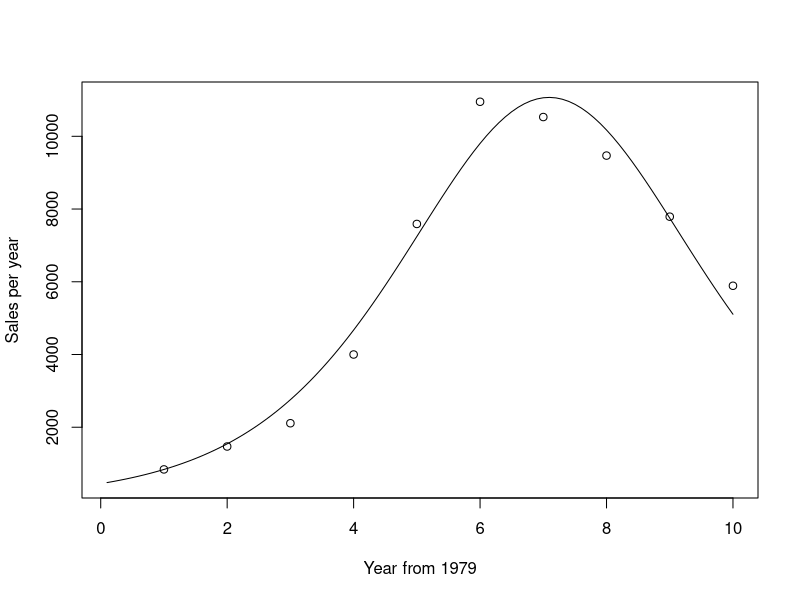
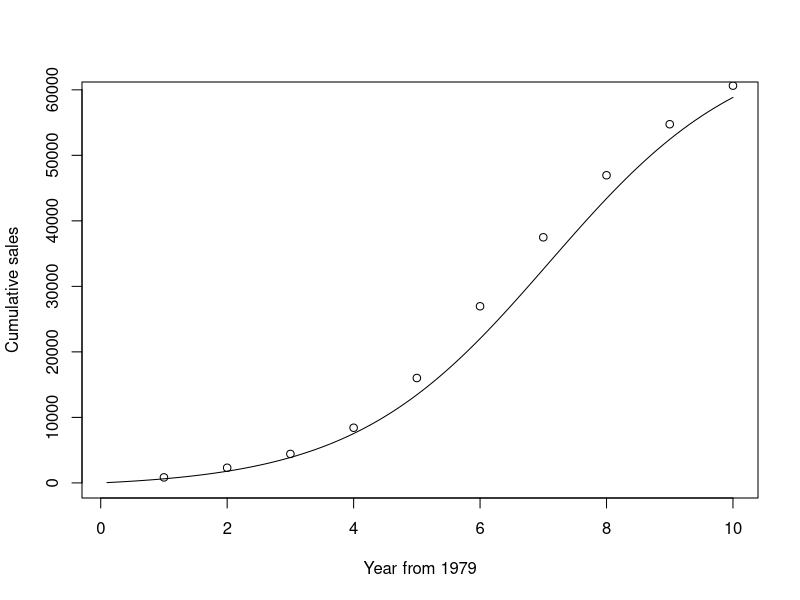
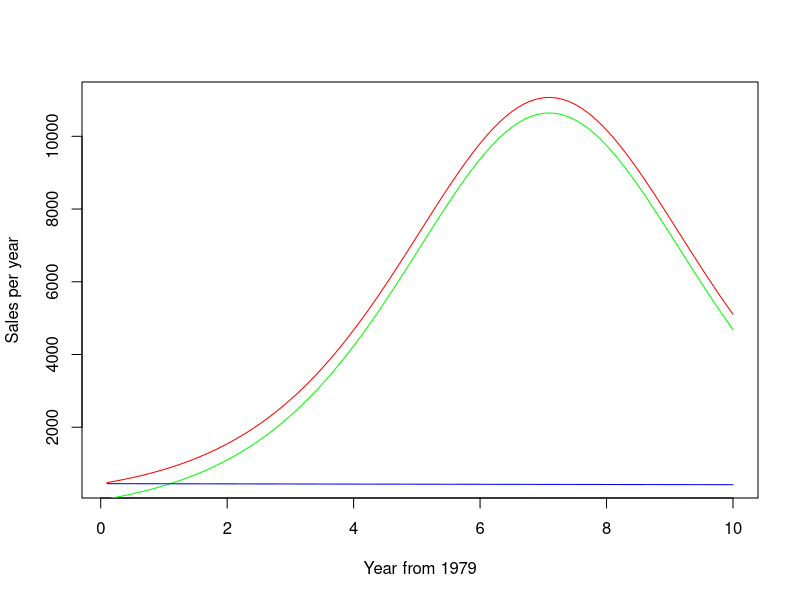
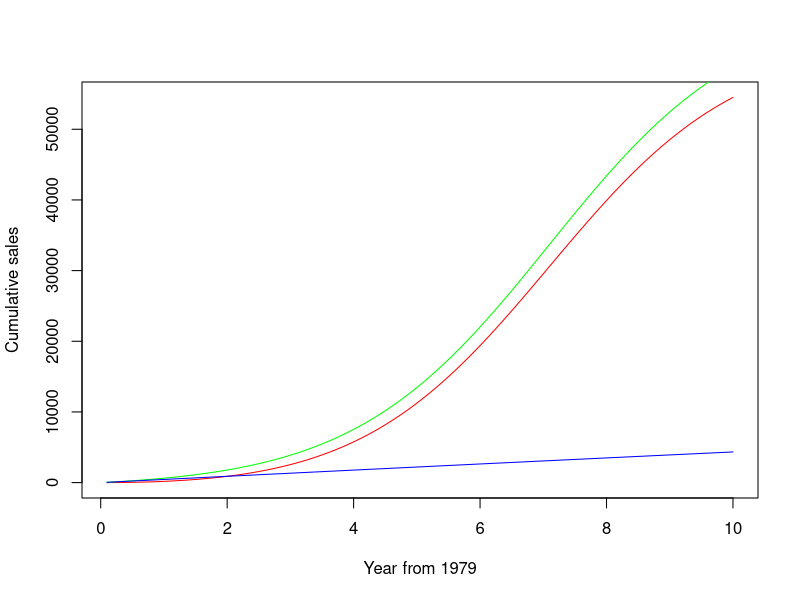

Source code (R) for these figures, in order:
# basss diffusion model
# chengjun, 20120424@canberra

# refer to http://en.wikipedia.org/wiki/Bass_diffusion_model
# and http://book.douban.com/subject/4175572/discussion/45634092/

# BASS Diffusion Model
# three parameters: 
# the total number of people who eventually buy the product, m; 
# the coefficient of innovation, p; 
# and the coefficient of imitation, q


# example
T79 <- 1:10
Tdelt <- (1:100) / 10
Sales <- c(840,1470,2110,4000, 7590, 10950, 10530, 9470, 7790, 5890)
Cusales <- cumsum(Sales)
Bass.nls <- nls(Sales ~ M * ( ((P+Q)^2 / P) * exp(-(P+Q) * T79) ) /(1+(Q/P)*exp(-(P+Q)*T79))^2, 
                start = list(M=60630, P=0.03, Q=0.38))
summary(Bass.nls)

# get coefficient
Bcoef <- coef(Bass.nls)
m <- Bcoef[1]
p <- Bcoef[2]
q <- Bcoef[3]
# setting the starting value for M to the recorded total sales.
ngete <- exp(-(p+q) * Tdelt)

# plot pdf
Bpdf <- m * ( (p+q)^2 / p ) * ngete / (1 + (q/p) * ngete)^2
plot(Tdelt, Bpdf, xlab = "Year from 1979",ylab = "Sales per year", type='l')
points(T79, Sales)

# plot cdf
Bcdf <- m * (1 - ngete)/(1 + (q/p)*ngete)
plot(Tdelt, Bcdf, xlab = "Year from 1979",ylab = "Cumulative sales", type='l')
points(T79, Cusales)

# when q=0, only Innovator without immitators.
Ipdf<- m * ( (p+0)^2 / p ) * exp(-(p+0) * Tdelt) / (1 + (0/p) * exp(-(p+0) * Tdelt))^2
# plot(Tdelt, Ipdf, xlab = "Year from 1979",ylab = "Isales per year", type='l')
Impdf<-Bpdf-Ipdf
plot(Tdelt, Bpdf, xlab = "Year from 1979",ylab = "Sales per year", type='l', col="red")
lines(Tdelt,Impdf,col="green")
lines(Tdelt,Ipdf,col="blue")

# when q=0, only Innovator without immitators.
Icdf<-m * (1 - exp(-(p+0) * Tdelt))/(1 + (0/p)*exp(-(p+0) * Tdelt))
# plot(Tdelt, Icdf, xlab = "Year from 1979",ylab = "ICumulative sales", type='l')
Imcdf<-m * (1 - ngete)/(1 + (q/p)*ngete)-Icdf
plot(Tdelt, Imcdf, xlab = "Year from 1979",ylab = "Cumulative sales", type='l', col="red")
lines(Tdelt,Bcdf,col="green")
lines(Tdelt,Icdf,col="blue")







